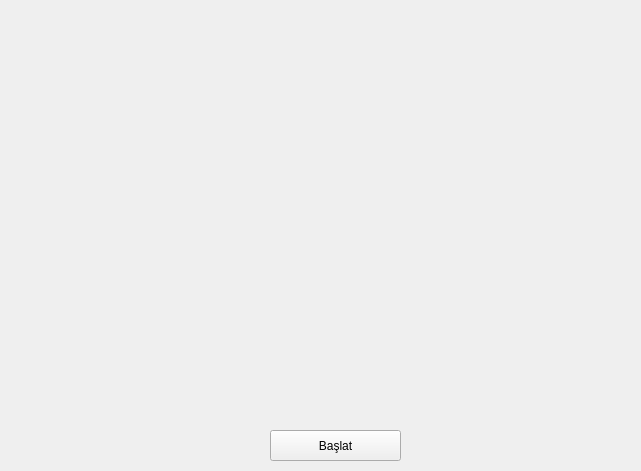
<?xml version="1.0" encoding="UTF-8"?>
<ui version="4.0">
 <class>MainWindow</class>
 <widget class="QMainWindow" name="MainWindow">
  <property name="geometry">
   <rect>
    <x>0</x>
    <y>0</y>
    <width>641</width>
    <height>471</height>
   </rect>
  </property>
  <property name="minimumSize">
   <size>
    <width>641</width>
    <height>471</height>
   </size>
  </property>
  <property name="maximumSize">
   <size>
    <width>641</width>
    <height>471</height>
   </size>
  </property>
  <property name="contextMenuPolicy">
   <enum>Qt::NoContextMenu</enum>
  </property>
  <property name="windowTitle">
   <string/>
  </property>
  <property name="windowIcon">
   <iconset resource="../resource.qrc">
    <normaloff>:/resimler/icons/iconx.ico</normaloff>:/resimler/icons/iconx.ico</iconset>
  </property>
  <widget class="QWidget" name="centralwidget">
   <widget class="QLabel" name="label">
    <property name="geometry">
     <rect>
      <x>0</x>
      <y>0</y>
      <width>641</width>
      <height>471</height>
     </rect>
    </property>
    <property name="minimumSize">
     <size>
      <width>641</width>
      <height>471</height>
     </size>
    </property>
    <property name="maximumSize">
     <size>
      <width>641</width>
      <height>471</height>
     </size>
    </property>
    <property name="text">
     <string/>
    </property>
    <property name="pixmap">
     <pixmap resource="../resource.qrc">:/resimler/icons/education-2.jpg</pixmap>
    </property>
   </widget>
   <widget class="QPushButton" name="pushButton">
    <property name="geometry">
     <rect>
      <x>270</x>
      <y>430</y>
      <width>131</width>
      <height>31</height>
     </rect>
    </property>
    <property name="text">
     <string>Başlat</string>
    </property>
   </widget>
  </widget>
 </widget>
 <resources>
  <include location="../resource.qrc"/>
 </resources>
 <connections/>
</ui>
